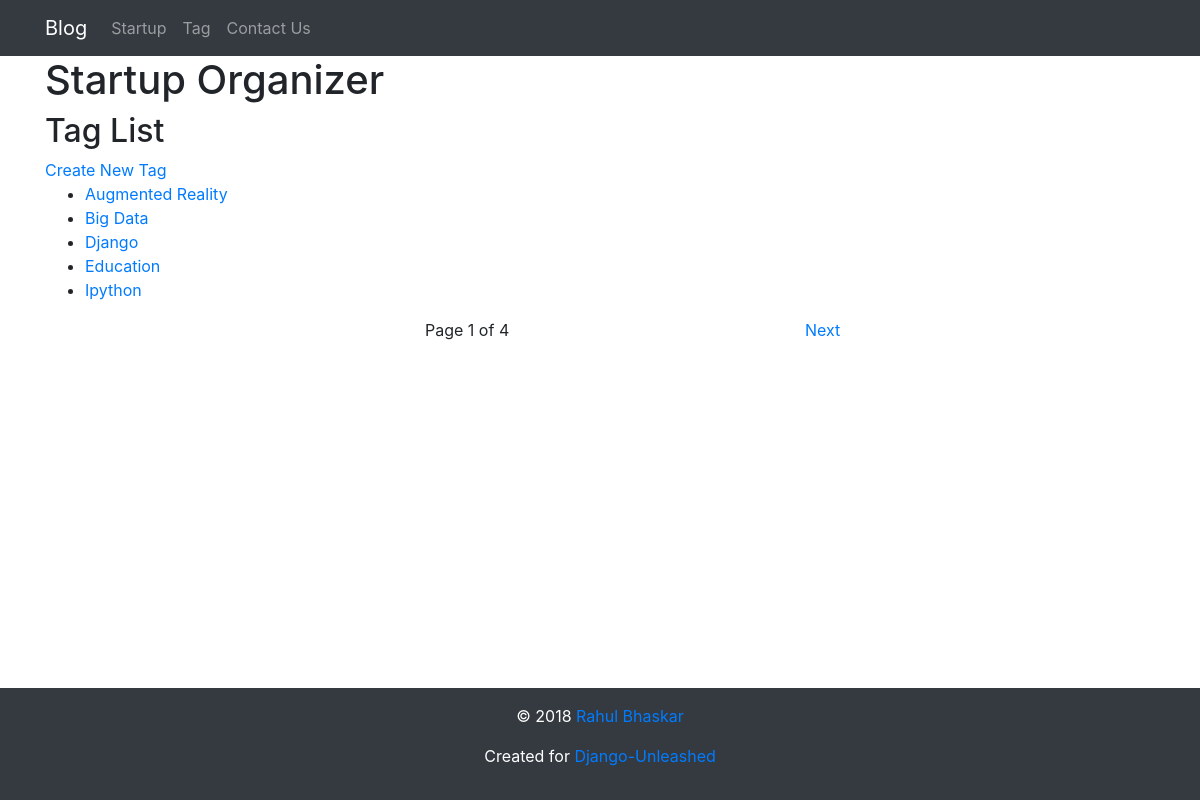
Page /tag/1/ on the committed database.
### organizer/models.py (models this page shows, shortened)
class Tag(models.Model):
    name = models.CharField(max_length=31)
    slug = models.SlugField()
    class Meta:
        ordering = ['name']
    def get_absolute_url(self):
        return reverse('organizer_tag:detail', kwargs={'slug':self.slug})

### organizer/views.py (the view)
class TagPageList(View):
    template_name = 'organizer/tag_list.html'
    paginate_by = 5
    model = Tag
    def get(self, request, page_number):
        tags = self.model.objects.all()
        paginator = Paginator(tags, self.paginate_by)
        try:
            page = paginator.page(page_number)
        except EmptyPage:
            page = paginator.page(
                paginator.num_pages
            )
        except PageNotAnInteger:
            page = paginator.page(
                1
            )
        if page.has_next():
            next_url = reverse(
                'organizer_tag:page',
                kwargs={
                    'page_number': page.next_page_number()
                }
            )
        else:
            next_url = None
        if page.has_previous():
            prev_url = reverse(
                'organizer_tag:page',
                kwargs={
                    'page_number': page.previous_page_number()
                }
            )
        else:
            prev_url = None
        context = {
            'is_paginated': page.has_other_pages(),
            'next_page_url': next_url,
            'previous_page_url': prev_url,
            'paginator': paginator,
            'tag_list': page
        }
        return render(
            request,
            self.template_name,
            context
        )

### organizer/templates/organizer/tag_list.html (shortened to what this page needs)
{% extends parent_template|default:"organizer/base_organizer.html" %}
{% block content %}
<h2>Tag List</h2>
<div>
    <a href="{% url 'organizer_tag:create' %}">Create New Tag</a>
</div>
<ul>
    {% for tag in tag_list %}
    <li>
        <a href="{{tag.get_absolute_url}}">{{tag.name|title}}</a>
    </li>
    {% empty %}
    <p>
        <em>There are currently no tags available.</em>
    </p>
    {% endfor %}
</ul>
{% if is_paginated %}
<div class="row">
    <div class="col-sm-4">
    </div>
    <div class="col-sm-4">
        Page {{tag_list.number}} of {{paginator.num_pages}}
    </div>
    <div class="col-sm-4">
        {% if next_page_url %}
        <a href="{{next_page_url}}">Next</a>
        {% endif %}
    </div>
</div>
{% endif %}
{% endblock content %}

### static/site/style.css (style rules this page uses)
html { height: 100%; box-sizing: border-box; }
*, *:before, *:after { box-sizing: inherit; }
body { position: relative; margin: 0; padding-bottom: 6rem; min-height: 100%; }

### rows in the picture
Tag: name "Augmented Reality"
Tag: name "Big Data"
Tag: name "Django"
Tag: name "Education"
Tag: name "Ipython"

### other values in the picture
{{ tag_list.number }} "1"
{{ paginator.num_pages }} "4"
